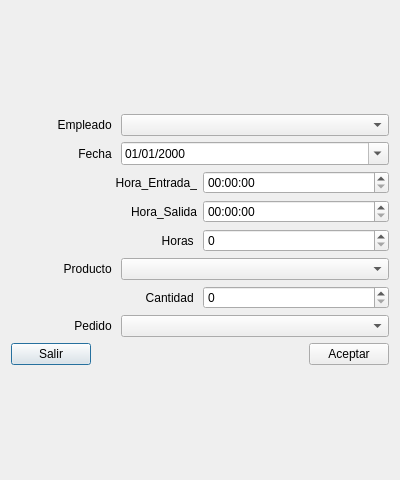
<?xml version="1.0" encoding="UTF-8"?>
<ui version="4.0">
 <class>Dialog</class>
 <widget class="QDialog" name="Dialog">
  <property name="geometry">
   <rect>
    <x>0</x>
    <y>0</y>
    <width>400</width>
    <height>480</height>
   </rect>
  </property>
  <property name="windowTitle">
   <string>Dialog</string>
  </property>
  <layout class="QVBoxLayout" name="verticalLayout_2">
   <item>
    <layout class="QVBoxLayout" name="verticalLayout">
     <item>
      <layout class="QHBoxLayout" name="hlDialog">
       <item>
        <widget class="QLabel" name="lbEmpleado ">
         <property name="minimumSize">
          <size>
           <width>104</width>
           <height>0</height>
          </size>
         </property>
         <property name="text">
          <string>Empleado </string>
         </property>
         <property name="alignment">
          <set>Qt::AlignRight|Qt::AlignTrailing|Qt::AlignVCenter</set>
         </property>
        </widget>
       </item>
       <item>
        <widget class="QComboBox" name="cbEmpleado ">
         <property name="sizePolicy">
          <sizepolicy hsizetype="Expanding" vsizetype="Fixed">
           <horstretch>0</horstretch>
           <verstretch>0</verstretch>
          </sizepolicy>
         </property>
        </widget>
       </item>
      </layout>
     </item>
     <item>
      <layout class="QHBoxLayout" name="hlDialog">
       <item>
        <widget class="QLabel" name="lbFecha ">
         <property name="minimumSize">
          <size>
           <width>104</width>
           <height>0</height>
          </size>
         </property>
         <property name="text">
          <string>Fecha </string>
         </property>
         <property name="alignment">
          <set>Qt::AlignRight|Qt::AlignTrailing|Qt::AlignVCenter</set>
         </property>
        </widget>
       </item>
       <item>
        <widget class="QDateEdit" name="deFecha ">
         <property name="sizePolicy">
          <sizepolicy hsizetype="Expanding" vsizetype="Fixed">
           <horstretch>0</horstretch>
           <verstretch>0</verstretch>
          </sizepolicy>
         </property>
         <property name="displayFormat">
          <string>dd/MM/yyyy</string>
         </property>
         <property name="calendarPopup">
          <bool>true</bool>
         </property>
        </widget>
       </item>
      </layout>
     </item>
     <item>
      <layout class="QHBoxLayout" name="hlDialog">
       <item>
        <widget class="QLabel" name="lbHora_entrada_">
         <property name="minimumSize">
          <size>
           <width>104</width>
           <height>0</height>
          </size>
         </property>
         <property name="text">
          <string>Hora_Entrada_</string>
         </property>
         <property name="alignment">
          <set>Qt::AlignRight|Qt::AlignTrailing|Qt::AlignVCenter</set>
         </property>
        </widget>
       </item>
       <item>
        <widget class="QTimeEdit" name="timeEdit"/>
       </item>
      </layout>
     </item>
     <item>
      <layout class="QHBoxLayout" name="hlDialog">
       <item>
        <widget class="QLabel" name="lbHora_salida">
         <property name="minimumSize">
          <size>
           <width>104</width>
           <height>0</height>
          </size>
         </property>
         <property name="text">
          <string>Hora_Salida</string>
         </property>
         <property name="alignment">
          <set>Qt::AlignRight|Qt::AlignTrailing|Qt::AlignVCenter</set>
         </property>
        </widget>
       </item>
       <item>
        <widget class="QTimeEdit" name="timeEdit_2"/>
       </item>
      </layout>
     </item>
     <item>
      <layout class="QHBoxLayout" name="hlDialog">
       <item>
        <widget class="QLabel" name="lbHoras ">
         <property name="minimumSize">
          <size>
           <width>104</width>
           <height>0</height>
          </size>
         </property>
         <property name="text">
          <string>Horas </string>
         </property>
         <property name="alignment">
          <set>Qt::AlignRight|Qt::AlignTrailing|Qt::AlignVCenter</set>
         </property>
        </widget>
       </item>
       <item>
        <widget class="QSpinBox" name="sbHoras "/>
       </item>
      </layout>
     </item>
     <item>
      <layout class="QHBoxLayout" name="hlDialog">
       <item>
        <widget class="QLabel" name="lbProducto ">
         <property name="minimumSize">
          <size>
           <width>104</width>
           <height>0</height>
          </size>
         </property>
         <property name="text">
          <string>Producto </string>
         </property>
         <property name="alignment">
          <set>Qt::AlignRight|Qt::AlignTrailing|Qt::AlignVCenter</set>
         </property>
        </widget>
       </item>
       <item>
        <widget class="QComboBox" name="cbProducto ">
         <property name="sizePolicy">
          <sizepolicy hsizetype="Expanding" vsizetype="Fixed">
           <horstretch>0</horstretch>
           <verstretch>0</verstretch>
          </sizepolicy>
         </property>
        </widget>
       </item>
      </layout>
     </item>
     <item>
      <layout class="QHBoxLayout" name="hlDialog">
       <item>
        <widget class="QLabel" name="lbCantidad ">
         <property name="minimumSize">
          <size>
           <width>104</width>
           <height>0</height>
          </size>
         </property>
         <property name="text">
          <string>Cantidad </string>
         </property>
         <property name="alignment">
          <set>Qt::AlignRight|Qt::AlignTrailing|Qt::AlignVCenter</set>
         </property>
        </widget>
       </item>
       <item>
        <widget class="QSpinBox" name="sbCantidad "/>
       </item>
      </layout>
     </item>
     <item>
      <layout class="QHBoxLayout" name="hlDialog">
       <item>
        <widget class="QLabel" name="lbPedido ">
         <property name="minimumSize">
          <size>
           <width>104</width>
           <height>0</height>
          </size>
         </property>
         <property name="text">
          <string>Pedido </string>
         </property>
         <property name="alignment">
          <set>Qt::AlignRight|Qt::AlignTrailing|Qt::AlignVCenter</set>
         </property>
        </widget>
       </item>
       <item>
        <widget class="QComboBox" name="cbPedido ">
         <property name="sizePolicy">
          <sizepolicy hsizetype="Expanding" vsizetype="Fixed">
           <horstretch>0</horstretch>
           <verstretch>0</verstretch>
          </sizepolicy>
         </property>
        </widget>
       </item>
      </layout>
     </item>
     <item>
      <layout class="QHBoxLayout" name="horizontalLayout">
       <item>
        <widget class="QPushButton" name="btExit">
         <property name="text">
          <string>Salir</string>
         </property>
        </widget>
       </item>
       <item>
        <spacer name="horizontalSpacer">
         <property name="orientation">
          <enum>Qt::Horizontal</enum>
         </property>
         <property name="sizeHint" stdset="0">
          <size>
           <width>40</width>
           <height>20</height>
          </size>
         </property>
        </spacer>
       </item>
       <item>
        <widget class="QPushButton" name="btSave">
         <property name="text">
          <string>Aceptar</string>
         </property>
        </widget>
       </item>
      </layout>
     </item>
    </layout>
   </item>
  </layout>
 </widget>
 <resources/>
 <connections>
  <connection>
   <sender>btExit</sender>
   <signal>clicked()</signal>
   <receiver>Dialog</receiver>
   <slot>close()</slot>
   <hints>
    <hint type="sourcelabel">
     <x>273</x>
     <y>201</y>
    </hint>
    <hint type="destinationlabel">
     <x>123</x>
     <y>186</y>
    </hint>
   </hints>
  </connection>
 </connections>
</ui>
